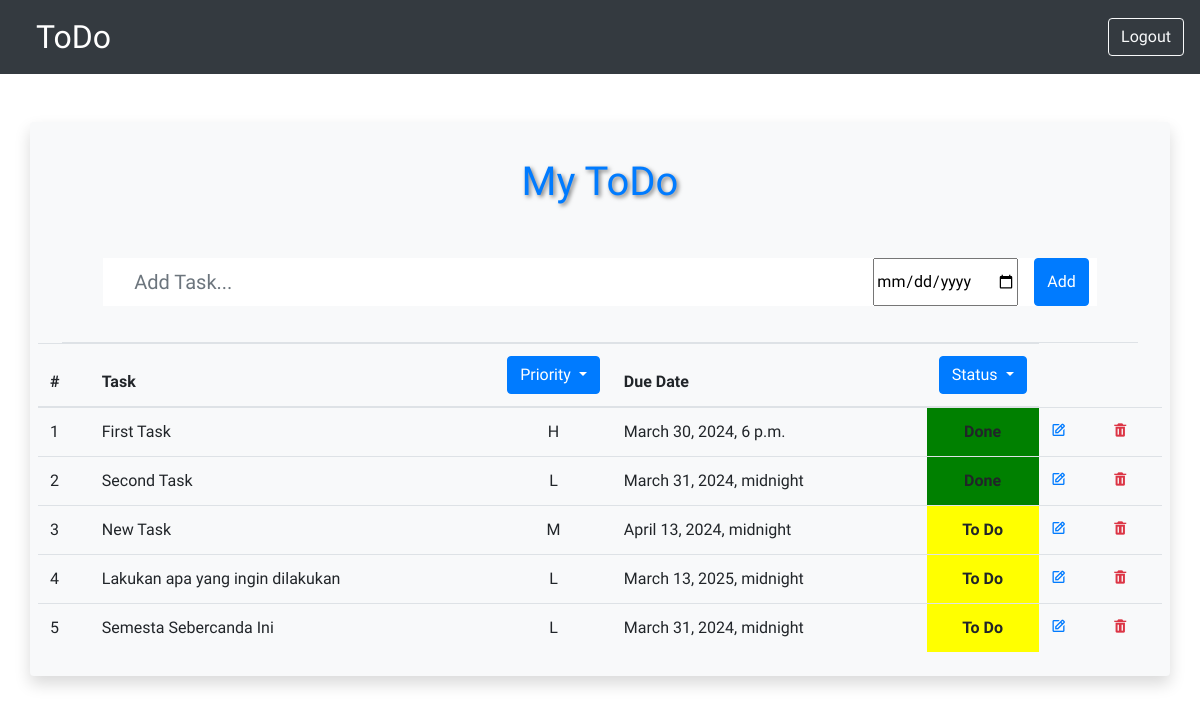
The page / on the database its author committed.
### home/models.py (models this page shows, shortened)
class Task(models.Model):
    Priority = (('L', 'Low'),
                ('M', 'Medium'),
                ('H', 'High'))
    task_name = models.CharField(max_length=200)
    due_date = models.DateTimeField(default=None, null=True, blank=True)
    completed = models.BooleanField(default=False)
    priority = models.CharField(max_length=6, choices=Priority, default='L')

### home/views.py (the view)
# urls.py: 2. Add a URL to urlpatterns:  path('', views.home, name='home')
def home(request):
    if request.method=='POST':
        form = TaskForm(request.POST)
        if form.is_valid():
            form.save()
            return redirect('home:home')
    tasks= Task.objects.all()
    form = TaskForm()
    print(form)
    return render(request, 'home.html', {'tasks': tasks, 'form': form})

### home/forms.py
class TaskForm(forms.ModelForm):
    class Meta:
        model = Task
        fields = ['task_name', 'due_date']

### home/templates/home.html (shortened to what this page needs)
{% extends 'base.html' %}
{% block content %}
<nav class="navbar navbar-dark bg-dark justify-content-between">
    <a class="navbar-brand" style="margin-left: 20px; font-size: 2rem;">ToDo</a>
    <button class="btn btn-outline-light my-2 my-sm-0" type="submit">Logout</button>
</nav>
<div class="container m-5 p-2 rounded mx-auto bg-light shadow">
    <div class="row m-1 p-4">
        <div class="col">
            <div class="h1 text-primary text-center display-inline-block">
                <h1 style="text-shadow: 2px 2px 4px rgba(0, 0, 0, 0.5);">My ToDo</h1>
            </div>
        </div>
    </div>
    <form method="POST">
        <div class="row m-1 p-3">
            <div class="col col-11 mx-auto">
                <div class="row bg-white justify-content-center">
                    <div class="col">
                        <input type="text" name="task_name" maxlength="200" required id="=id_task_name"
                            class="form-control form-control-lg border-0 add-todo-input bg-transparent"
                            placeholder="Add Task...">
                    </div>
                    <div class="col-auto m-0 px-2 d-flex align-item-center">
                        <input title="Set a due date" type="date" name="due_date" id="id_due_date">
                    </div>
                    <div class="col-auto px-2 d-flex align-item-center">
                        <input type="submit" class="btn btn-primary" value="Add">
                    </div>
                </div>
            </div>
        </div>
    </form>
    <div class="p-2 mx-4 border-black-25 border-bottom"></div>
    <table class="table">
        <thead>
            <tr>
                <th scope="col">#</th>
                <th scope="col">Task</th>
                <th scope="col">
                    <div class="dropdown">
                        <button class="btn btn-primary dropdown-toggle" type="button" data-toggle="dropdown">
                            Priority
                        </button>
                    </div>
                </th>
                <th scope="col">Due Date</th>
                <th scope="col">
                    <div class="dropdown">
                        <button class="btn btn-primary dropdown-toggle" type="button" data-toggle="dropdown">
                            Status
                        </button>
                    </div>
                </th>
            </tr>
        </thead>
        <tbody>
            {% for task in tasks %}
            <tr>
                <td scope="row">{{ forloop.counter }}</td>
                <td scope="row">{{ task.task_name }}</td>
                <td scope="row" style="text-align: center; width: 100px;">{{ task.priority }}</td>
                <td scope="row">{{ task.due_date }}</td>
                <td scope="row" class="{% if task.completed %}done{% else %}todo{% endif %}"
                    style="text-align: center; font-weight: bold; {% if task.completed %}background-color: green;{% else %}background-color: yellow;{% endif %}; width: 100px;">
                    {% if task.completed == True %}
                    Done
                    {% else %}
                    To Do
                    {% endif %}
                </td>
                <td><a href="{% url 'home:edit' task.id %}"><i class='bx bx-edit text-primary'></i></a></td>
                <td><a href="{% url 'home:delete' task.id %}"><i class='bx bxs-trash text-danger'></i></a></td>
            </tr>
            {% endfor %}
        </tbody>
    </table>
</div>
{% endblock content %}

### home/templates/base.html (shortened to what this page needs)
<!DOCTYPE html>
<html lang="en">
<head>
    <link rel="stylesheet" href="https://cdn.jsdelivr.net/npm/bootstrap@4.6.2/dist/css/bootstrap.min.css"
>
    <link href='https://unpkg.com/boxicons@2.1.4/css/boxicons.min.css' rel='stylesheet'>
</head>
<body>
    {% block content %}
    {% endblock content %}
</body>
</html>

### home/templates/base.html (style rules this page uses)
* { scroll-behavior: smooth; }
body { font-family: "Chakra Petch", sans-serif; }
.add-todo-input { outline: none; }

### rows shown on the page
Task: task_name "First Task", priority "H", due_date "March 30, 2024, 6 p.m.", completed "Done"
Task: task_name "Second Task", priority "L", due_date "March 31, 2024, midnight", completed "Done"
Task: task_name "New Task", priority "M", due_date "April 13, 2024, midnight", completed "To Do"
Task: task_name "Lakukan apa yang ingin dilakukan", priority "L", due_date "March 13, 2025, midnight", completed "To Do"
Task: task_name "Semesta Sebercanda Ini", priority "L", due_date "March 31, 2024, midnight", completed "To Do"
